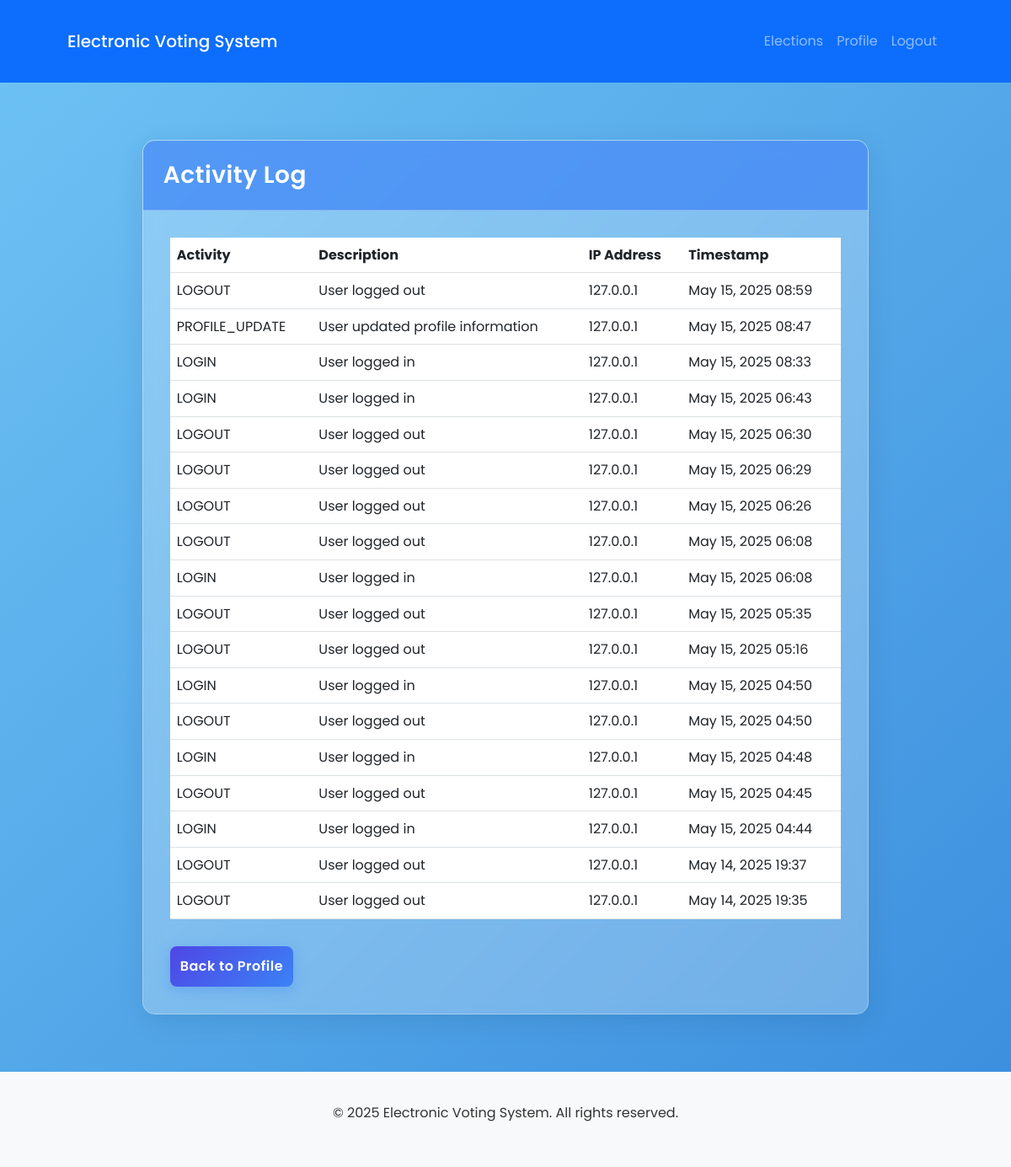
/accounts/activity-log/ (signed in), run on the app's committed database.
### user_management/models.py (models this page shows, shortened)
class UserActivity(models.Model):
    ACTIVITY_CHOICES = [
        ('login', 'Login'),
        ('logout', 'Logout'),
        ('password_change', 'Password Change'),
        ('profile_update', 'Profile Update'),
        ('vote', 'Vote'),
        ('other', 'Other'),
    ]
    user = models.ForeignKey(User, on_delete=models.CASCADE)
    activity_type = models.CharField(max_length=20, choices=ACTIVITY_CHOICES)
    description = models.TextField(blank=True, null=True)
    ip_address = models.GenericIPAddressField(null=True, blank=True)
    timestamp = models.DateTimeField(auto_now_add=True)
    class Meta:
        verbose_name_plural = "User Activities"

### user_management/views.py (the view)
# urls.py: path('activity-log/', views.activity_log, name='activity_log'),
@login_required
def activity_log(request):
    activities = UserActivity.objects.filter(user=request.user).order_by('-timestamp')
    return render(request, 'user_management/activity_log.html', {'activities': activities})

### user_management/templates/user_management/activity_log.html (shortened to what this page needs)
{% extends "base.html" %}
{% load static %}
{% block content %}
<link rel="stylesheet" href="{% static 'css/auth.css' %}">
<div class="container mt-5">
    <div class="row justify-content-center">
        <div class="col-md-10">
            <div class="card glass-card">
                <div class="card-header text-white">
                    <h3 class="mb-0">Activity Log</h3>
                </div>
                <div class="card-body">
                    {% if activities %}
                        <div class="table-responsive">
                            <table class="table table-hover">
                                <thead>
                                    <tr>
                                        <th>Activity</th>
                                        <th>Description</th>
                                        <th>IP Address</th>
                                        <th>Timestamp</th>
                                    </tr>
                                </thead>
                                <tbody>
                                    {% for activity in activities %}
                                    <tr>
                                        <td>{{ activity.activity_type }}</td>
                                        <td>{{ activity.description }}</td>
                                        <td>{{ activity.ip_address }}</td>
                                        <td>{{ activity.timestamp|date:"M d, Y H:i" }}</td>
                                    </tr>
                                    {% endfor %}
                                </tbody>
                            </table>
                        </div>
                    {% else %}
                        <div class="alert alert-info">
                            No activity has been recorded yet.
                        </div>
                    {% endif %}
                    <a href="{% url 'profile' %}" class="btn btn-primary mt-3">Back to Profile</a>
                </div>
            </div>
        </div>
    </div>
</div>
{% endblock %}

### static/css/main.css (style rules this page uses)
:root { --primary-color: #3498db; --secondary-color: #2ecc71; --background-color: #f9f9f9; --text-color: #333; --danger-color: #e74c3c; }
body { font-family: 'Arial', sans-serif; background-color: var(--background-color); color: var(--text-color); line-height: 1.6; margin: 0; padding: 0; }
.container { width: 90%; max-width: 1200px; margin: 0 auto; padding: 20px; }
.btn { display: inline-block; padding: 10px 15px; border: none; border-radius: 4px; cursor: pointer; text-decoration: none; font-weight: bold; transition: background-color 0.3s ease; }
.btn-primary { background-color: var(--primary-color); color: white; }

### static/css/auth.css (style rules this page uses)
body { font-family: 'Poppins', sans-serif; background: linear-gradient(135deg, #6ec3f4, #3a8ddd); min-height: 100vh; }
.container { animation: fadeIn 0.8s ease-in-out; }
.glass-card { background: rgba(255, 255, 255, 0.25); backdrop-filter: blur(10px); border-radius: 15px; border: 1px solid rgba(255, 255, 255, 0.3); box-shadow: 0 8px 32px rgba(0, 31, 63, 0.1); transition: all 0.3s ease; overflow: hidden; }
.card-header { background: rgba(59, 130, 246, 0.7) !important; border-bottom: 1px solid rgba(255, 255, 255, 0.3); padding: 1.5rem !important; }
.card-header h3 { font-weight: 600; letter-spacing: 0.5px; }
.card-body { padding: 2rem !important; }
.btn-primary { background: linear-gradient(135deg, #4f46e5, #3b82f6); border: none; border-radius: 8px; padding: 12px; font-weight: 600; letter-spacing: 0.5px; box-shadow: 0 4px 15px rgba(59, 130, 246, 0.35); transition: all 0.3s ease; }
a { color: #3b82f6; font-weight: 500; text-decoration: none; transition: all 0.3s ease; position: relative; }
a:after { content: ''; position: absolute; width: 0; height: 2px; bottom: -2px; left: 0; background: linear-gradient(90deg, #3b82f6, #1e40af); transition: width 0.3s ease; }

### data on the page
UserActivity: activity_type "LOGOUT", description "User logged out", ip_address "127.0.0.1", timestamp "May 15, 2025 08:59"
UserActivity: activity_type "PROFILE_UPDATE", description "User updated profile information", ip_address "127.0.0.1", timestamp "May 15, 2025 08:47"
UserActivity: activity_type "LOGIN", description "User logged in", ip_address "127.0.0.1", timestamp "May 15, 2025 08:33"
UserActivity: activity_type "LOGIN", description "User logged in", ip_address "127.0.0.1", timestamp "May 15, 2025 06:43"
UserActivity: activity_type "LOGOUT", description "User logged out", ip_address "127.0.0.1", timestamp "May 15, 2025 06:30"
UserActivity: activity_type "LOGOUT", description "User logged out", ip_address "127.0.0.1", timestamp "May 15, 2025 06:29"
UserActivity: activity_type "LOGOUT", description "User logged out", ip_address "127.0.0.1", timestamp "May 15, 2025 06:26"
UserActivity: activity_type "LOGOUT", description "User logged out", ip_address "127.0.0.1", timestamp "May 15, 2025 06:08"
UserActivity: activity_type "LOGIN", description "User logged in", ip_address "127.0.0.1", timestamp "May 15, 2025 06:08"
UserActivity: activity_type "LOGOUT", description "User logged out", ip_address "127.0.0.1", timestamp "May 15, 2025 05:35"
UserActivity: activity_type "LOGOUT", description "User logged out", ip_address "127.0.0.1", timestamp "May 15, 2025 05:16"
UserActivity: activity_type "LOGIN", description "User logged in", ip_address "127.0.0.1", timestamp "May 15, 2025 04:50"
UserActivity: activity_type "LOGOUT", description "User logged out", ip_address "127.0.0.1", timestamp "May 15, 2025 04:50"
UserActivity: activity_type "LOGIN", description "User logged in", ip_address "127.0.0.1", timestamp "May 15, 2025 04:48"
UserActivity: activity_type "LOGOUT", description "User logged out", ip_address "127.0.0.1", timestamp "May 15, 2025 04:45"
UserActivity: activity_type "LOGIN", description "User logged in", ip_address "127.0.0.1", timestamp "May 15, 2025 04:44"
UserActivity: activity_type "LOGOUT", description "User logged out", ip_address "127.0.0.1", timestamp "May 14, 2025 19:37"
UserActivity: activity_type "LOGOUT", description "User logged out", ip_address "127.0.0.1", timestamp "May 14, 2025 19:35"
